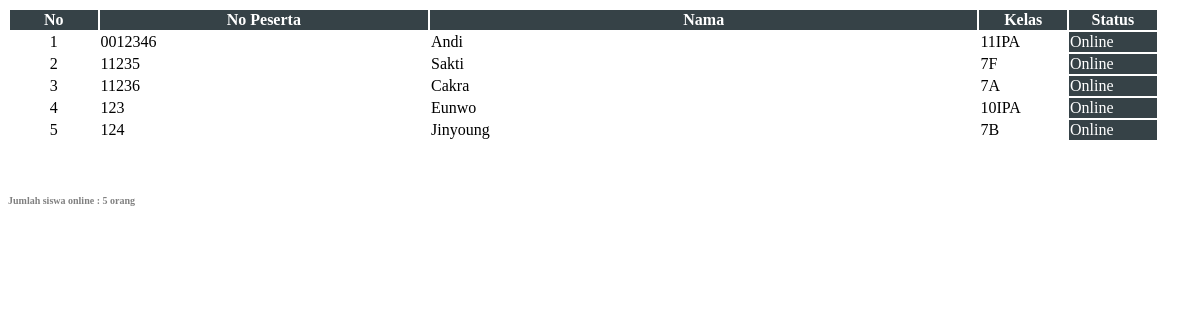
The page /on-admin/dt_online.php (signed in) on the database as committed earlier.
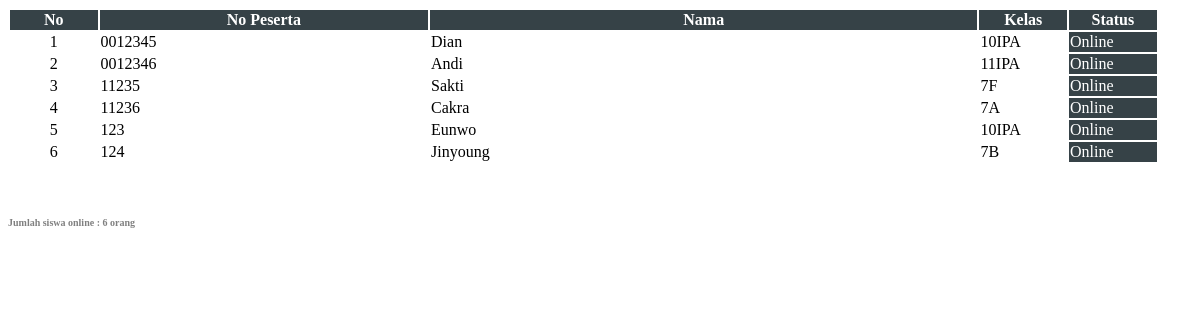
The same page on the database as committed later.
### tables this page shows
CREATE TABLE `siswa` (
  `id` int(10) NOT NULL,
  `nis` varchar(100) NOT NULL,
  `nama` varchar(200) NOT NULL,
  `jurusan` text NOT NULL,
  `kelas` text NOT NULL,
  `rombel` text NOT NULL,
  `pass` varchar(255) NOT NULL,
  `Id_User` int(11) NOT NULL DEFAULT '1',
  `Id_Usergroup_User` int(11) NOT NULL DEFAULT '1',
  `foto` varchar(100) DEFAULT NULL,
  `sesi` int(11) NOT NULL,
  `ruang` varchar(30) NOT NULL,
  `statuslogin` varchar(20) NOT NULL DEFAULT '0',
  `online` varchar(20) DEFAULT NULL
);

### on-admin/dt_online.php (the view, shortened to what this page needs)
<?php
include ('../koneksi/koneksi.php');
?>
<table id="dataonline" class="table table-hover table-striped">
<thead>
					<tr>
						<th width="4%">No</th>
						<th width="15%">No Peserta</th>
						<th width="25%">Nama</th>
						<th width="4%">Kelas</th>
						<th width="4%">Status</th>
					</tr>
				</thead>
				<tbody>
<?php
$querydosen = mysqli_query ($konek, "SELECT * FROM siswa WHERE online='1' ORDER by nis ASC");
$z=1;
while ($ar = mysqli_fetch_array ($querydosen)){
    $num_rows = mysqli_num_rows($querydosen);
                                						if ($num_rows > 0)
                                						{
                                						$online=mysqli_num_rows($querydosen);
                                						}
                                						else
                                						{
                                						$online="0";
                                						}
echo "
    <tr>
									<td align=center>$z</td>
									<td>$ar[nis]</td>
									<td>$ar[nama]</td>
									<td>$ar[kelas]</td>
									<td style='background-color:#364247;'><a href='#' style='text-decoration:none;color:white;'><i id='on' class='fa fa-circle' style='color:#90ff00;font-size:10px;'></i> Online</a></td>
								</tr>
";
$z++;
}?>
</tbody>
</table>
<h5 style="color:grey;font-size:10px;">Jumlah siswa online : <?php echo $online ; ?> orang</h5>

Rows that differ between the two databases and show on the page:
now on this page (row edited): siswa: nis "0012345", nama "Dian", kelas "10IPA"
Other text that changed with them:
$online: "5" → "6"
